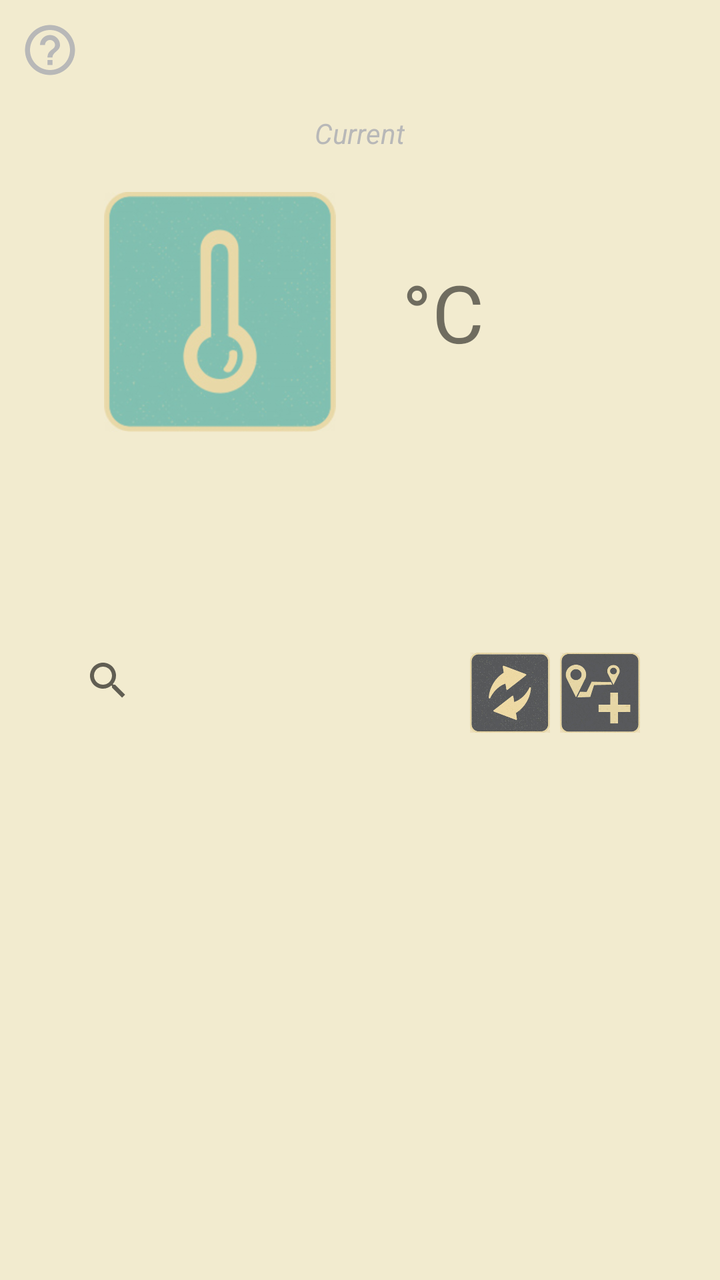
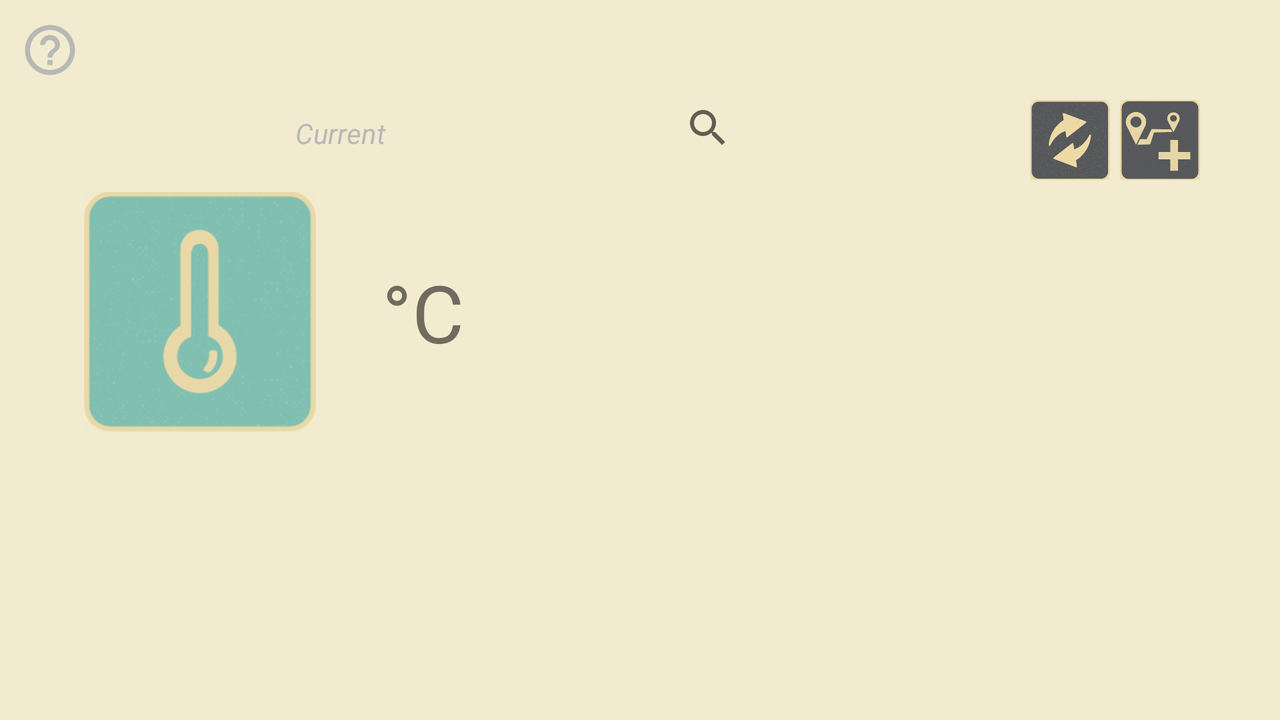

Compare how this app lays out the same screen by default and in its alternative resource folder. The renders come first, then the two layout files and the values they reference.
<!-- AndroidManifest.xml: application theme AppTheme -->
<!-- res/layout/fragment_weather_list.xml -->
<?xml version="1.0" encoding="utf-8"?>
<RelativeLayout xmlns:android="http://schemas.android.com/apk/res/android"
    android:layout_width="match_parent"
    android:layout_height="match_parent"
    android:orientation="vertical"
    android:background="#F2EBCF">

    <TextView
        android:id="@+id/location_name"
        android:layout_width="wrap_content"
        android:layout_height="wrap_content"
        android:layout_centerHorizontal="true"
        android:layout_alignParentTop="true"
        android:layout_marginTop="20dp"
        android:textSize="20sp" />

    <TextView
        android:id="@+id/current_text"
        android:layout_width="wrap_content"
        android:layout_height="wrap_content"
        android:layout_centerHorizontal="true"
        android:layout_below="@id/location_name"
        android:layout_marginTop="10dp"
        android:text="@string/current_weather"
        android:textStyle="italic"
        android:textColor="#B8B8B8"/>

    <LinearLayout
        android:id="@+id/weather_temp_degree_layout"
        android:layout_width="260dp"
        android:layout_height="wrap_content"
        android:layout_centerHorizontal="true"
        android:layout_below="@id/current_text"
        android:layout_marginTop="20dp"
        android:orientation="horizontal">

        <ImageView
            android:id="@+id/weather_image"
            android:layout_width="120dp"
            android:layout_height="120dp"
            android:src="@drawable/thermometer"
            android:contentDescription="@string/weather_image_is_not_set"
            android:focusable="true"/>

        <TextView
            android:id="@+id/temp_degree"
            android:layout_width="wrap_content"
            android:layout_height="wrap_content"
            android:layout_marginStart="31dp"
            android:layout_gravity="center_vertical"
            android:text="@string/celsius_sign"
            android:textSize="40sp" />
     </LinearLayout>

    <TextView
        android:id="@+id/description"
        android:layout_width="wrap_content"
        android:layout_height="wrap_content"
        android:layout_below="@id/weather_temp_degree_layout"
        android:layout_centerHorizontal="true"
        android:layout_marginTop="40dp"
        android:textSize="15sp" />

    <LinearLayout
        android:layout_width="match_parent"
        android:layout_height="match_parent"
        android:layout_centerHorizontal="true"
        android:layout_below="@id/description"
        android:layout_alignParentBottom="true"
        android:layout_marginTop="40dp"
        android:layout_marginBottom="40dp"
        android:layout_marginStart="30dp"
        android:layout_marginEnd="30dp"
        android:orientation="vertical"
        android:background="@drawable/list_border_shape">

        <LinearLayout
            android:layout_width="match_parent"
            android:layout_height="wrap_content">

            <android.support.v7.widget.SearchView
                android:id="@+id/search_list_item"
                android:layout_width="0dp"
                android:layout_height="wrap_content"
                android:layout_weight="1"/>

            <ImageButton
                android:id="@+id/refresh_weather_button"
                android:layout_width="40dp"
                android:layout_height="40dp"
                android:layout_marginTop="10dp"
                android:background="@drawable/refresh"
                android:contentDescription="@string/refresh_locations" />

            <ImageButton
                android:id="@+id/add_location_button"
                android:layout_width="40dp"
                android:layout_height="40dp"
                android:layout_marginStart="5dp"
                android:layout_marginEnd="10dp"
                android:layout_marginTop="10dp"
                android:background="@drawable/add_location"
                android:contentDescription="@string/add_locations" />
        </LinearLayout>

        <android.support.v7.widget.RecyclerView
            android:id="@+id/weather_list_recycler_view"
            android:layout_width="match_parent"
            android:layout_height="wrap_content"
            android:layout_margin="5dp">
        </android.support.v7.widget.RecyclerView>

    </LinearLayout>

    <TextView
        android:id="@+id/add_bookmark_info"
        android:layout_width="wrap_content"
        android:layout_height="wrap_content"
        android:layout_marginTop="165dp"
        android:layout_marginStart="70dp"
        android:layout_marginEnd="70dp"
        android:layout_centerHorizontal="true"
        android:layout_below="@id/description"
        android:text="@string/add_bookmark_info_message"
        android:gravity="center"
        android:visibility="gone"/>

    <TextView
        android:id="@+id/query_not_found_message"
        android:layout_width="wrap_content"
        android:layout_height="wrap_content"
        android:layout_marginTop="165dp"
        android:layout_marginStart="70dp"
        android:layout_marginEnd="70dp"
        android:layout_centerHorizontal="true"
        android:layout_below="@id/description"
        android:text="@string/bookmark_not_found_message"
        android:gravity="center"
        android:visibility="gone"/>

    <ImageButton
        android:id="@+id/app_info_button"
        android:layout_width="30dp"
        android:layout_height="30dp"
        android:layout_margin="10dp"
        android:layout_marginStart="8dp"
        android:layout_marginTop="8dp"
        android:background="@drawable/baseline_help"
        android:contentDescription="@string/app_info" />

    <ProgressBar
        android:id="@+id/user_weather_progress_bar"
        android:layout_width="wrap_content"
        android:layout_height="wrap_content"
        android:layout_centerHorizontal="true"
        android:layout_below="@id/location_name"
        android:layout_marginTop="80dp"
        android:visibility="gone"/>

    <ProgressBar
        android:id="@+id/weather_list_progress_bar"
        android:layout_width="wrap_content"
        android:layout_height="wrap_content"
        android:layout_marginTop="150dp"
        android:layout_centerHorizontal="true"
        android:layout_below="@id/description"
        android:visibility="gone"/>

</RelativeLayout>
<!-- resources referenced by this layout -->
<resources>
  <!-- drawable add_location: png bitmap (drawable, 64977 bytes) -->
  <!-- drawable baseline_help (drawable-anydpi) -->
  <vector xmlns:android="http://schemas.android.com/apk/res/android"
      android:width="24dp"
      android:height="24dp"
      android:viewportWidth="24"
      android:viewportHeight="24"
      android:tint="#B8B8B8">
      <path
          android:fillColor="#FF000000"
          android:pathData="M11,18h2v-2h-2v2zM12,2C6.48,2 2,6.48 2,12s4.48,10 10,10 10,-4.48 10,-10S17.52,2 12,2zM12,20c-4.41,0 -8,-3.59 -8,-8s3.59,-8 8,-8 8,3.59 8,8 -3.59,8 -8,8zM12,6c-2.21,0 -4,1.79 -4,4h2c0,-1.1 0.9,-2 2,-2s2,0.9 2,2c0,2 -3,1.75 -3,5h2c0,-2.25 3,-2.5 3,-5 0,-2.21 -1.79,-4 -4,-4z"/>
  </vector>
  <!-- drawable refresh: png bitmap (drawable, 94533 bytes) -->
  <!-- drawable thermometer: png bitmap (drawable, 50718 bytes) -->
  <string name="add_bookmark_info_message">There are not added bookmarks</string>
  <string name="add_locations">Open google map and adding locations to your bookmark list</string>
  <string name="app_info">Info about application</string>
  <string name="bookmark_not_found_message">Matching bookmarks not found</string>
  <string name="celsius_sign">°C</string>
  <string name="current_weather">Current</string>
  <string name="refresh_locations">Refreshing weather of your location and your bookmarks</string>
  <string name="weather_image_is_not_set">Weather image is not found</string>
  <style name="AppTheme" parent="Theme.AppCompat.Light.NoActionBar">
          
          <item name="colorPrimary">@color/colorPrimary</item>
          <item name="colorPrimaryDark">@color/colorPrimaryDark</item>
          <item name="colorAccent">@color/colorPrimary</item>
          <item name="android:windowBackground">@color/mainColorBackground</item>
      </style>
  <color name="colorPrimary">#008577</color>
  <color name="colorPrimaryDark">#00574B</color>
  <color name="mainColorBackground">#F2EBCF</color>
</resources>
<!-- res/layout-land/fragment_weather_list.xml (the repository's variant of the layout above) -->
<!-- drawn on the phone turned sideways -->
<?xml version="1.0" encoding="utf-8"?>
<RelativeLayout xmlns:android="http://schemas.android.com/apk/res/android"
    android:layout_width="match_parent"
    android:layout_height="match_parent"
    android:orientation="vertical"
    android:background="#F2EBCF">

    <TextView
        android:id="@+id/location_name"
        android:layout_width="wrap_content"
        android:layout_height="wrap_content"
        android:layout_alignParentStart="true"
        android:layout_alignParentTop="true"
        android:layout_toStartOf="@id/weather_list_layout"
        android:layout_marginStart="40dp"
        android:layout_marginTop="20dp"
        android:textSize="20sp"
        android:gravity="center"/>

    <TextView
        android:id="@+id/current_text"
        android:layout_width="wrap_content"
        android:layout_height="wrap_content"
        android:layout_alignParentStart="true"
        android:layout_toStartOf="@id/weather_list_layout"
        android:layout_below="@id/location_name"
        android:layout_marginStart="40dp"
        android:layout_marginTop="10dp"
        android:text="@string/current_weather"
        android:textStyle="italic"
        android:textColor="#B8B8B8"
        android:gravity="center"/>

    <LinearLayout
        android:id="@+id/weather_temp_degree_layout"
        android:layout_width="260dp"
        android:layout_height="wrap_content"
        android:layout_alignParentStart="true"
        android:layout_below="@id/current_text"
        android:layout_marginStart="40dp"
        android:layout_marginTop="20dp"
        android:orientation="horizontal">

        <ImageView
            android:id="@+id/weather_image"
            android:layout_width="120dp"
            android:layout_height="120dp"
            android:src="@drawable/thermometer"
            android:contentDescription="@string/weather_image_is_not_set"
            android:focusable="true"/>

        <TextView
            android:id="@+id/temp_degree"
            android:layout_width="wrap_content"
            android:layout_height="wrap_content"
            android:layout_marginStart="31dp"
            android:layout_gravity="center_vertical"
            android:text="@string/celsius_sign"
            android:textSize="40sp" />
    </LinearLayout>

    <TextView
        android:id="@+id/description"
        android:layout_width="wrap_content"
        android:layout_height="wrap_content"
        android:layout_alignParentStart="true"
        android:layout_alignParentBottom="true"
        android:layout_toStartOf="@id/weather_list_layout"
        android:layout_below="@id/weather_temp_degree_layout"
        android:layout_marginStart="40dp"
        android:layout_marginTop="20dp"
        android:layout_marginBottom="60dp"
        android:textSize="15sp"
        android:gravity="center"/>

    <LinearLayout
        android:id="@+id/weather_list_layout"
        android:layout_width="match_parent"
        android:layout_height="match_parent"
        android:layout_alignParentTop="true"
        android:layout_alignParentBottom="true"
        android:layout_alignParentEnd="true"
        android:layout_toEndOf="@id/weather_temp_degree_layout"
        android:layout_marginTop="40dp"
        android:layout_marginBottom="40dp"
        android:layout_marginStart="30dp"
        android:layout_marginEnd="30dp"
        android:orientation="vertical"
        android:background="@drawable/list_border_shape">

        <LinearLayout
            android:layout_width="match_parent"
            android:layout_height="wrap_content">

            <android.support.v7.widget.SearchView
                android:id="@+id/search_list_item"
                android:layout_width="0dp"
                android:layout_height="wrap_content"
                android:layout_weight="1" />

            <ImageButton
                android:id="@+id/refresh_weather_button"
                android:layout_width="40dp"
                android:layout_height="40dp"
                android:layout_marginTop="10dp"
                android:background="@drawable/refresh"
                android:contentDescription="@string/refresh_locations" />

            <ImageButton
                android:id="@+id/add_location_button"
                android:layout_width="40dp"
                android:layout_height="40dp"
                android:layout_marginStart="5dp"
                android:layout_marginEnd="10dp"
                android:layout_marginTop="10dp"
                android:background="@drawable/add_location"
                android:contentDescription="@string/add_locations" />
        </LinearLayout>

        <android.support.v7.widget.RecyclerView
            android:id="@+id/weather_list_recycler_view"
            android:layout_width="match_parent"
            android:layout_height="wrap_content"
            android:layout_margin="5dp">
        </android.support.v7.widget.RecyclerView>

    </LinearLayout>

    <TextView
        android:id="@+id/add_bookmark_info"
        android:layout_width="wrap_content"
        android:layout_height="wrap_content"
        android:layout_alignParentTop="true"
        android:layout_alignParentBottom="true"
        android:layout_alignParentEnd="true"
        android:layout_toEndOf="@id/weather_temp_degree_layout"
        android:layout_marginStart="70dp"
        android:layout_marginEnd="70dp"
        android:text="@string/add_bookmark_info_message"
        android:gravity="center"
        android:visibility="gone"/>

    <TextView
        android:id="@+id/query_not_found_message"
        android:layout_width="wrap_content"
        android:layout_height="wrap_content"
        android:layout_marginTop="165dp"
        android:layout_marginStart="70dp"
        android:layout_marginEnd="70dp"
        android:layout_centerHorizontal="true"
        android:layout_below="@id/description"
        android:text="@string/bookmark_not_found_message"
        android:gravity="center"
        android:visibility="gone"/>

    <ImageButton
        android:id="@+id/app_info_button"
        android:layout_width="30dp"
        android:layout_height="30dp"
        android:layout_margin="10dp"
        android:layout_marginStart="8dp"
        android:layout_marginTop="8dp"
        android:background="@drawable/baseline_help"
        android:contentDescription="@string/app_info" />

    <ProgressBar
        android:id="@+id/user_weather_progress_bar"
        android:layout_width="wrap_content"
        android:layout_height="wrap_content"
        android:layout_alignParentStart="true"
        android:layout_toStartOf="@id/weather_list_layout"
        android:layout_below="@id/location_name"
        android:layout_marginTop="80dp"
        android:visibility="gone"/>

    <ProgressBar
        android:id="@+id/weather_list_progress_bar"
        android:layout_width="wrap_content"
        android:layout_height="wrap_content"
        android:layout_alignParentEnd="true"
        android:layout_alignParentTop="true"
        android:layout_toEndOf="@id/weather_temp_degree_layout"
        android:layout_marginTop="150dp"
        android:visibility="gone"/>

</RelativeLayout>
